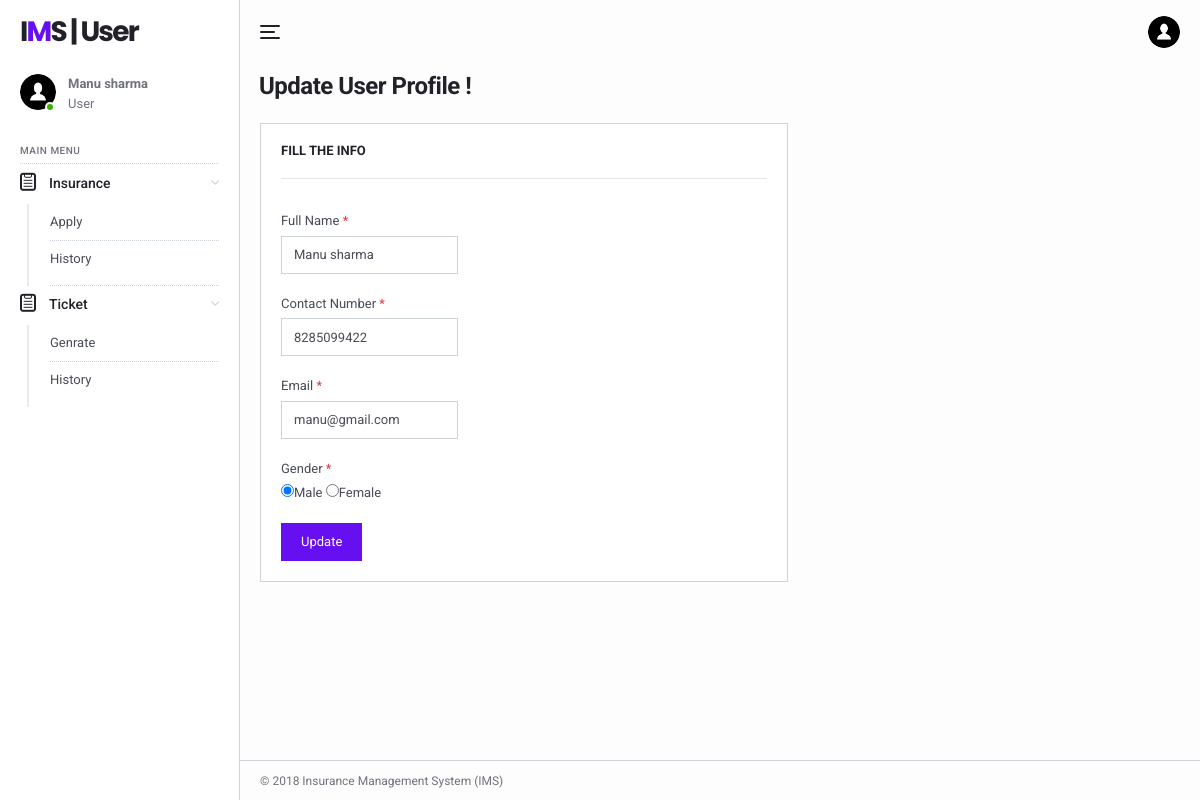
/ims/user/user-profile.php (signed in), run on the app's committed database.
### tables this page shows
CREATE TABLE `tbluser` (
  `ID` int(11) NOT NULL,
  `FullName` varchar(120) DEFAULT NULL,
  `ContactNo` bigint(10) DEFAULT NULL,
  `Email` varchar(120) DEFAULT NULL,
  `Gender` enum('Male','Female') DEFAULT NULL,
  `Password` varchar(120) DEFAULT NULL,
  `CreationDate` timestamp NOT NULL DEFAULT CURRENT_TIMESTAMP
);

### ims/user/user-profile.php (the view, shortened to what this page needs)
<?php
include('includes/dbconnection.php');
if (strlen($_SESSION['uid']==0)) {
  header('location:logout.php');
  } else{
  ?>
<!DOCTYPE html>
<html lang="en">
  <head>
    <link href="../lib/fontawesome-free/css/all.min.css" rel="stylesheet">
    <link href="../lib/ionicons/css/ionicons.min.css" rel="stylesheet">
    <link href="../lib/typicons.font/typicons.css" rel="stylesheet">
    <link href="../lib/morris.js/morris.css" rel="stylesheet">
    <link href="../lib/flag-icon-css/css/flag-icon.min.css" rel="stylesheet">
    <link href="../lib/jqvmap/jqvmap.min.css" rel="stylesheet">
    <link rel="stylesheet" href="../css/azia.css">
  </head>
  <body class="az-body az-body-sidebar">
<?php include_once('includes/sidebar.php');?>
    <div class="az-content az-content-dashboard-two">
<?php include_once('includes/header.php');?>
      <div class="az-content-header d-block d-md-flex">
        <div>
          <h2 class="az-content-title mg-b-5 mg-b-lg-8">Update User Profile !</h2>
        </div>
      </div>
      <div class="az-content-body">
        <div class="row row-sm mg-b-20 mg-lg-b-0">
          <div class="col-md-12 col-xl-7">
            <div class="card card-table-two">
              <h6 class="card-title"> Fill the Info</h6>
              <hr />
 <form method="post" action="">
  <?php
$pid=$_SESSION['uid'];
$ret=mysqli_query($con,"select * from tbluser where ID='$pid'");
while ($row=mysqli_fetch_array($ret)) {
?>
            <div class="wd-sm-600">
              <div class="d-md-flex mg-b-20">
                <div class="form-group mg-b-0">
                  <label class="form-label">Full Name <span class="tx-danger">*</span></label>
                  <input type="text" class="form-control" placeholder="Enter your Full Name"  name="fullname" required="true" value="<?php  echo $row['FullName'];?>">
                </div></div>
<div class="d-md-flex mg-b-20">
                <div class="form-group mg-b-0">
                  <label class="form-label">Contact Number <span class="tx-danger">*</span></label>
                  <input type="text" class="form-control" placeholder="Enter your Contact Number"  name="contactnumber" maxlength="10" pattern="[0-9]+" required="true" value="<?php  echo $row['ContactNo'];?>">
                </div></div>
                <div class="d-md-flex mg-b-20">
                <div class="form-group mg-b-0">
                  <label class="form-label">Email <span class="tx-danger">*</span></label>
                  <input type="email" class="form-control" placeholder="Enter your Email"  name="email"  required="true" value="<?php  echo $row['Email'];?>">
                </div></div>
                <div class="d-md-flex mg-b-20">
                <div class="form-group mg-b-0">
                  <label class="form-label">Gender <span class="tx-danger">*</span></label>
                  <?php if($row['Gender']=="Male")
{?>
                      <input type="radio" id="gender" name="gender" value="Male" checked="true">Male
                     <input type="radio" name="gender" value="Female">Female
                   <?php }   if($row['Gender']=="Female") {?>
 <input type="radio" id="gender" name="gender" value="Male" >Male
  <input type="radio" name="gender" value="Female" checked="true">Female
                   <?php }?>
                </div></div>
                <?php } ?>
              <button type="submit" name="submit" class="btn btn-az-primary pd-x-20">Update</button>
            </div>
          </form>
            </div>
          </div>
        </div>
      </div>
    <?php include_once('includes/footer.php');?>
    </div>
  </body>
</html>
<?php }  ?>

### ims/user/includes/sidebar.php
  <div class="az-sidebar">
      <div class="az-sidebar-header">
        <a href="#" class="az-logo">I<span>M</span>S | User</a>
      </div>
      <div class="az-sidebar-loggedin">
        <div class="az-img-user online"><img src="../img/user.png" alt=""></div>
        <div class="media-body">
             <?php
$uid=$_SESSION['uid'];
$ret=mysqli_query($con,"select FullName from tbluser where ID='$uid'");
$row=mysqli_fetch_array($ret);
$name=$row['FullName'];
?>
                  <span style="font-weight: bold"><?php echo $name; ?></span>
          <span>User</span>
        </div>
      </div>
      <div class="az-sidebar-body">
         <ul class="nav">
          <li class="nav-label">Main Menu</li>
          <li class="nav-item show">
            <a href="#" class="nav-link with-sub"><i class="typcn typcn-clipboard"></i>Insurance </a>
            <nav class="nav-sub">
              <a href="apply-forpolicy.php" class="nav-sub-link">Apply</a>
              <a href="policy-history.php" class="nav-sub-link">History</a>
            </nav>
          </li>
 <li class="nav-item show">
            <a href="#" class="nav-link with-sub"><i class="typcn typcn-clipboard"></i>Ticket </a>
            <nav class="nav-sub">
              <a href="tickets.php" class="nav-sub-link">Genrate</a>
              <a href="ticket-history.php" class="nav-sub-link">History</a>
            </nav>
          </li>
          </ul>
      </div>
    </div>

### data on the page
tbluser: FullName "Manu sharma", fullname "Manu sharma", contactnumber "8285099422", email "manu@gmail.com"
